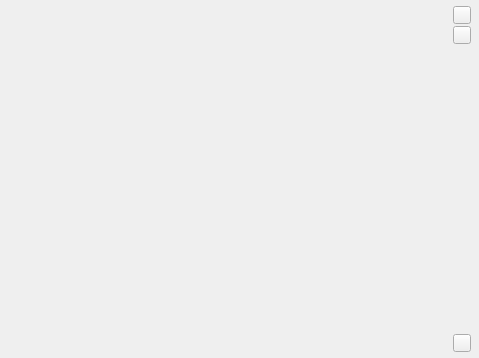
<?xml version="1.0" encoding="UTF-8"?>
<ui version="4.0">
 <class>meshView</class>
 <widget class="QWidget" name="meshView">
  <property name="geometry">
   <rect>
    <x>0</x>
    <y>0</y>
    <width>479</width>
    <height>358</height>
   </rect>
  </property>
  <property name="windowTitle">
   <string>Form</string>
  </property>
  <layout class="QHBoxLayout" name="horizontalLayout">
   <property name="spacing">
    <number>0</number>
   </property>
   <property name="leftMargin">
    <number>0</number>
   </property>
   <property name="topMargin">
    <number>0</number>
   </property>
   <property name="rightMargin">
    <number>0</number>
   </property>
   <property name="bottomMargin">
    <number>0</number>
   </property>
   <item>
    <widget class="SimpleCardWidget" name="SimpleCardWidget">
     <layout class="QHBoxLayout" name="horizontalLayout_2">
      <property name="spacing">
       <number>0</number>
      </property>
      <property name="leftMargin">
       <number>3</number>
      </property>
      <property name="topMargin">
       <number>6</number>
      </property>
      <property name="rightMargin">
       <number>6</number>
      </property>
      <property name="bottomMargin">
       <number>6</number>
      </property>
      <item>
       <widget class="QWidget" name="viewWidget" native="true">
        <property name="sizePolicy">
         <sizepolicy hsizetype="Expanding" vsizetype="Preferred">
          <horstretch>0</horstretch>
          <verstretch>0</verstretch>
         </sizepolicy>
        </property>
       </widget>
      </item>
      <item>
       <widget class="QWidget" name="sideWidget" native="true">
        <property name="sizePolicy">
         <sizepolicy hsizetype="Minimum" vsizetype="Preferred">
          <horstretch>0</horstretch>
          <verstretch>0</verstretch>
         </sizepolicy>
        </property>
        <property name="minimumSize">
         <size>
          <width>18</width>
          <height>0</height>
         </size>
        </property>
        <layout class="QVBoxLayout" name="verticalLayout">
         <property name="spacing">
          <number>2</number>
         </property>
         <property name="leftMargin">
          <number>0</number>
         </property>
         <property name="topMargin">
          <number>0</number>
         </property>
         <property name="rightMargin">
          <number>0</number>
         </property>
         <property name="bottomMargin">
          <number>0</number>
         </property>
         <item>
          <widget class="ToolButton" name="resetBtn">
           <property name="minimumSize">
            <size>
             <width>18</width>
             <height>18</height>
            </size>
           </property>
           <property name="maximumSize">
            <size>
             <width>18</width>
             <height>18</height>
            </size>
           </property>
          </widget>
         </item>
         <item>
          <widget class="ToolButton" name="soloBtn">
           <property name="minimumSize">
            <size>
             <width>18</width>
             <height>18</height>
            </size>
           </property>
           <property name="maximumSize">
            <size>
             <width>18</width>
             <height>18</height>
            </size>
           </property>
          </widget>
         </item>
         <item>
          <spacer name="verticalSpacer">
           <property name="orientation">
            <enum>Qt::Vertical</enum>
           </property>
           <property name="sizeHint" stdset="0">
            <size>
             <width>20</width>
             <height>40</height>
            </size>
           </property>
          </spacer>
         </item>
         <item>
          <widget class="ToolButton" name="updateBtn">
           <property name="minimumSize">
            <size>
             <width>18</width>
             <height>18</height>
            </size>
           </property>
           <property name="maximumSize">
            <size>
             <width>18</width>
             <height>18</height>
            </size>
           </property>
          </widget>
         </item>
        </layout>
       </widget>
      </item>
     </layout>
    </widget>
   </item>
  </layout>
 </widget>
 <customwidgets>
  <customwidget>
   <class>ToolButton</class>
   <extends>QToolButton</extends>
   <header>qfluentwidgets</header>
  </customwidget>
  <customwidget>
   <class>CardWidget</class>
   <extends>QFrame</extends>
   <header>qfluentwidgets</header>
   <container>1</container>
  </customwidget>
  <customwidget>
   <class>SimpleCardWidget</class>
   <extends>CardWidget</extends>
   <header>qfluentwidgets</header>
   <container>1</container>
  </customwidget>
 </customwidgets>
 <resources/>
 <connections/>
</ui>
